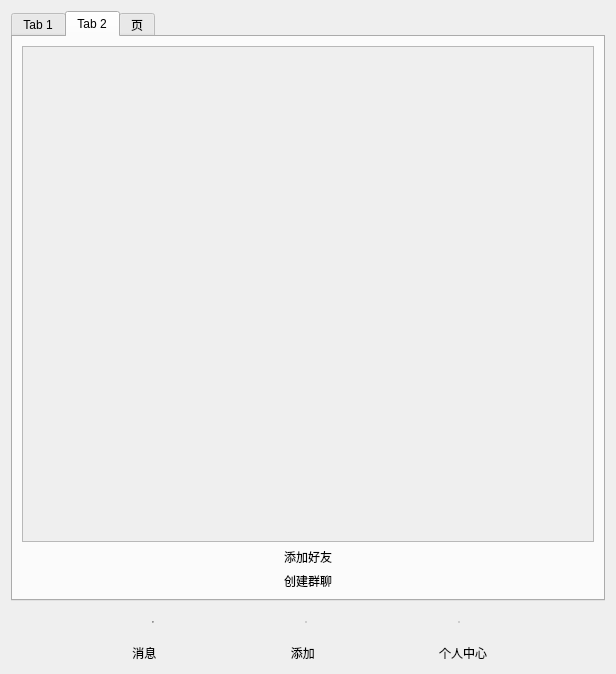
<?xml version="1.0" encoding="UTF-8"?>
<ui version="4.0">
 <class>ordinaryWidget</class>
 <widget class="QWidget" name="ordinaryWidget">
  <property name="geometry">
   <rect>
    <x>0</x>
    <y>0</y>
    <width>616</width>
    <height>674</height>
   </rect>
  </property>
  <property name="windowTitle">
   <string>Form</string>
  </property>
  <layout class="QVBoxLayout" name="verticalLayout">
   <item>
    <widget class="QTabWidget" name="tabWidget">
     <property name="styleSheet">
      <string notr="true"/>
     </property>
     <property name="tabShape">
      <enum>QTabWidget::Rounded</enum>
     </property>
     <property name="currentIndex">
      <number>1</number>
     </property>
     <property name="elideMode">
      <enum>Qt::ElideLeft</enum>
     </property>
     <property name="tabBarAutoHide">
      <bool>false</bool>
     </property>
     <widget class="QWidget" name="tab">
      <attribute name="title">
       <string>Tab 1</string>
      </attribute>
      <layout class="QGridLayout" name="gridLayout">
       <item row="0" column="0">
        <widget class="QSplitter" name="splitter_4">
         <property name="orientation">
          <enum>Qt::Horizontal</enum>
         </property>
         <widget class="QScrollArea" name="friendlistarea">
          <property name="widgetResizable">
           <bool>true</bool>
          </property>
          <widget class="QWidget" name="scrollAreaWidgetContents_3">
           <property name="geometry">
            <rect>
             <x>0</x>
             <y>0</y>
             <width>85</width>
             <height>532</height>
            </rect>
           </property>
          </widget>
         </widget>
         <widget class="QSplitter" name="splitter_3">
          <property name="orientation">
           <enum>Qt::Vertical</enum>
          </property>
          <widget class="QLabel" name="dialoglabel">
           <property name="text">
            <string>TextLabel</string>
           </property>
           <property name="alignment">
            <set>Qt::AlignCenter</set>
           </property>
          </widget>
          <widget class="QSplitter" name="splitter_2">
           <property name="orientation">
            <enum>Qt::Vertical</enum>
           </property>
           <widget class="QSplitter" name="splitter">
            <property name="orientation">
             <enum>Qt::Vertical</enum>
            </property>
            <widget class="QScrollArea" name="messagelistarea">
             <property name="widgetResizable">
              <bool>true</bool>
             </property>
             <widget class="QWidget" name="scrollAreaWidgetContents_2">
              <property name="geometry">
               <rect>
                <x>0</x>
                <y>0</y>
                <width>471</width>
                <height>345</height>
               </rect>
              </property>
             </widget>
            </widget>
            <widget class="QPlainTextEdit" name="messageedit">
             <property name="maximumSize">
              <size>
               <width>16777215</width>
               <height>70</height>
              </size>
             </property>
            </widget>
           </widget>
           <widget class="QGroupBox" name="groupBox">
            <property name="maximumSize">
             <size>
              <width>16777215</width>
              <height>70</height>
             </size>
            </property>
            <property name="title">
             <string/>
            </property>
            <layout class="QHBoxLayout" name="horizontalLayout_5">
             <property name="leftMargin">
              <number>0</number>
             </property>
             <property name="topMargin">
              <number>0</number>
             </property>
             <property name="rightMargin">
              <number>0</number>
             </property>
             <property name="bottomMargin">
              <number>0</number>
             </property>
             <item>
              <spacer name="horizontalSpacer_11">
               <property name="orientation">
                <enum>Qt::Horizontal</enum>
               </property>
               <property name="sizeHint" stdset="0">
                <size>
                 <width>402</width>
                 <height>20</height>
                </size>
               </property>
              </spacer>
             </item>
             <item>
              <widget class="QPushButton" name="sendbutton">
               <property name="text">
                <string>发送</string>
               </property>
              </widget>
             </item>
            </layout>
           </widget>
          </widget>
         </widget>
        </widget>
       </item>
      </layout>
     </widget>
     <widget class="QWidget" name="tab_2">
      <attribute name="title">
       <string>Tab 2</string>
      </attribute>
      <layout class="QVBoxLayout" name="verticalLayout_2">
       <item>
        <widget class="QScrollArea" name="sysscrollArea">
         <property name="widgetResizable">
          <bool>true</bool>
         </property>
         <widget class="QWidget" name="scrollAreaWidgetContents">
          <property name="geometry">
           <rect>
            <x>0</x>
            <y>0</y>
            <width>564</width>
            <height>488</height>
           </rect>
          </property>
         </widget>
        </widget>
       </item>
       <item>
        <widget class="QLabel" name="addfriendlabel">
         <property name="text">
          <string>添加好友</string>
         </property>
         <property name="textFormat">
          <enum>Qt::PlainText</enum>
         </property>
         <property name="alignment">
          <set>Qt::AlignCenter</set>
         </property>
        </widget>
       </item>
       <item>
        <widget class="QLabel" name="creategruop">
         <property name="text">
          <string>创建群聊</string>
         </property>
         <property name="alignment">
          <set>Qt::AlignCenter</set>
         </property>
        </widget>
       </item>
      </layout>
     </widget>
     <widget class="QWidget" name="tab_3">
      <property name="styleSheet">
       <string notr="true"/>
      </property>
      <attribute name="title">
       <string>页</string>
      </attribute>
      <layout class="QVBoxLayout" name="verticalLayout_3">
       <property name="spacing">
        <number>0</number>
       </property>
       <item>
        <layout class="QHBoxLayout" name="horizontalLayout_3">
         <property name="spacing">
          <number>0</number>
         </property>
         <item>
          <widget class="QWidget" name="widget" native="true">
           <property name="styleSheet">
            <string notr="true">QWidget{
 border: 3px,solid blue;
}</string>
           </property>
           <layout class="QHBoxLayout" name="horizontalLayout_4">
            <property name="sizeConstraint">
             <enum>QLayout::SetNoConstraint</enum>
            </property>
            <item>
             <widget class="QLabel" name="Pixlabel">
              <property name="minimumSize">
               <size>
                <width>100</width>
                <height>100</height>
               </size>
              </property>
              <property name="styleSheet">
               <string notr="true">QLabel
{
	border-radius:50px;
	min-width:100px;
	min-heigth:100px;
}</string>
              </property>
              <property name="text">
               <string/>
              </property>
             </widget>
            </item>
            <item>
             <spacer name="horizontalSpacer_10">
              <property name="orientation">
               <enum>Qt::Horizontal</enum>
              </property>
              <property name="sizeType">
               <enum>QSizePolicy::Preferred</enum>
              </property>
              <property name="sizeHint" stdset="0">
               <size>
                <width>30</width>
                <height>20</height>
               </size>
              </property>
             </spacer>
            </item>
            <item>
             <layout class="QVBoxLayout" name="verticalLayout_4">
              <item>
               <spacer name="verticalSpacer">
                <property name="orientation">
                 <enum>Qt::Vertical</enum>
                </property>
                <property name="sizeType">
                 <enum>QSizePolicy::Preferred</enum>
                </property>
                <property name="sizeHint" stdset="0">
                 <size>
                  <width>20</width>
                  <height>15</height>
                 </size>
                </property>
               </spacer>
              </item>
              <item>
               <widget class="QLabel" name="nameLabel">
                <property name="font">
                 <font>
                  <pointsize>17</pointsize>
                 </font>
                </property>
                <property name="text">
                 <string>LUMOS!</string>
                </property>
               </widget>
              </item>
              <item>
               <widget class="QLabel" name="aplabel">
                <property name="font">
                 <font>
                  <pointsize>12</pointsize>
                 </font>
                </property>
                <property name="text">
                 <string>山西娘子火电厂</string>
                </property>
               </widget>
              </item>
              <item>
               <widget class="QLabel" name="signlabel">
                <property name="font">
                 <font>
                  <pointsize>13</pointsize>
                 </font>
                </property>
                <property name="text">
                 <string>❤️☠️🤖</string>
                </property>
               </widget>
              </item>
             </layout>
            </item>
            <item>
             <spacer name="horizontalSpacer_9">
              <property name="orientation">
               <enum>Qt::Horizontal</enum>
              </property>
              <property name="sizeHint" stdset="0">
               <size>
                <width>40</width>
                <height>20</height>
               </size>
              </property>
             </spacer>
            </item>
           </layout>
          </widget>
         </item>
        </layout>
       </item>
       <item>
        <widget class="QWidget" name="widget_2" native="true">
         <property name="styleSheet">
          <string notr="true"/>
         </property>
         <layout class="QGridLayout" name="gridLayout_2">
          <property name="leftMargin">
           <number>0</number>
          </property>
          <property name="topMargin">
           <number>11</number>
          </property>
          <property name="rightMargin">
           <number>0</number>
          </property>
          <property name="bottomMargin">
           <number>0</number>
          </property>
          <item row="0" column="0">
           <widget class="QLabel" name="uncertaintylabel">
            <property name="styleSheet">
             <string notr="true">QWidget
{
background-color:rgb(41, 144, 160)
};</string>
            </property>
            <property name="text">
             <string>TextLabel</string>
            </property>
           </widget>
          </item>
         </layout>
        </widget>
       </item>
       <item>
        <widget class="QWidget" name="widget_3" native="true">
         <property name="maximumSize">
          <size>
           <width>16777215</width>
           <height>50</height>
          </size>
         </property>
         <property name="styleSheet">
          <string notr="true"/>
         </property>
         <layout class="QHBoxLayout" name="horizontalLayout_6">
          <item>
           <spacer name="horizontalSpacer_12">
            <property name="orientation">
             <enum>Qt::Horizontal</enum>
            </property>
            <property name="sizeHint" stdset="0">
             <size>
              <width>40</width>
              <height>20</height>
             </size>
            </property>
           </spacer>
          </item>
          <item>
           <widget class="QPushButton" name="pushButton">
            <property name="text">
             <string>修改</string>
            </property>
           </widget>
          </item>
         </layout>
        </widget>
       </item>
      </layout>
     </widget>
    </widget>
   </item>
   <item>
    <layout class="QHBoxLayout" name="horizontalLayout">
     <item>
      <spacer name="horizontalSpacer">
       <property name="orientation">
        <enum>Qt::Horizontal</enum>
       </property>
       <property name="sizeHint" stdset="0">
        <size>
         <width>40</width>
         <height>20</height>
        </size>
       </property>
      </spacer>
     </item>
     <item>
      <widget class="QRadioButton" name="radioButton">
       <property name="minimumSize">
        <size>
         <width>0</width>
         <height>30</height>
        </size>
       </property>
       <property name="maximumSize">
        <size>
         <width>16777215</width>
         <height>30</height>
        </size>
       </property>
       <property name="styleSheet">
        <string notr="true">QRadioButton::indicator {
   width: 0px;
   height: 0px;
}</string>
       </property>
       <property name="text">
        <string/>
       </property>
       <property name="icon">
        <iconset resource="res.qrc">
         <normaloff>:/res/messagechecked.png</normaloff>:/res/messagechecked.png</iconset>
       </property>
       <property name="iconSize">
        <size>
         <width>30</width>
         <height>30</height>
        </size>
       </property>
       <property name="checked">
        <bool>true</bool>
       </property>
      </widget>
     </item>
     <item>
      <spacer name="horizontalSpacer_2">
       <property name="orientation">
        <enum>Qt::Horizontal</enum>
       </property>
       <property name="sizeHint" stdset="0">
        <size>
         <width>40</width>
         <height>20</height>
        </size>
       </property>
      </spacer>
     </item>
     <item>
      <widget class="QRadioButton" name="radioButton_2">
       <property name="minimumSize">
        <size>
         <width>0</width>
         <height>30</height>
        </size>
       </property>
       <property name="styleSheet">
        <string notr="true">QRadioButton::indicator {
   width: 0px;
   height: 0px;
}</string>
       </property>
       <property name="text">
        <string/>
       </property>
       <property name="icon">
        <iconset resource="res.qrc">
         <normaloff>:/res/add2.png</normaloff>:/res/add2.png</iconset>
       </property>
       <property name="iconSize">
        <size>
         <width>30</width>
         <height>30</height>
        </size>
       </property>
      </widget>
     </item>
     <item>
      <spacer name="horizontalSpacer_3">
       <property name="orientation">
        <enum>Qt::Horizontal</enum>
       </property>
       <property name="sizeHint" stdset="0">
        <size>
         <width>40</width>
         <height>20</height>
        </size>
       </property>
      </spacer>
     </item>
     <item>
      <widget class="QRadioButton" name="radioButton_3">
       <property name="minimumSize">
        <size>
         <width>0</width>
         <height>30</height>
        </size>
       </property>
       <property name="styleSheet">
        <string notr="true">QRadioButton::indicator {
   width: 0px;
   height: 0px;
}</string>
       </property>
       <property name="text">
        <string/>
       </property>
       <property name="icon">
        <iconset resource="res.qrc">
         <normaloff>:/res/person.png</normaloff>:/res/person.png</iconset>
       </property>
       <property name="iconSize">
        <size>
         <width>30</width>
         <height>30</height>
        </size>
       </property>
       <property name="checkable">
        <bool>true</bool>
       </property>
       <property name="checked">
        <bool>false</bool>
       </property>
      </widget>
     </item>
     <item>
      <spacer name="horizontalSpacer_4">
       <property name="orientation">
        <enum>Qt::Horizontal</enum>
       </property>
       <property name="sizeHint" stdset="0">
        <size>
         <width>40</width>
         <height>20</height>
        </size>
       </property>
      </spacer>
     </item>
    </layout>
   </item>
   <item>
    <layout class="QHBoxLayout" name="horizontalLayout_2">
     <item>
      <spacer name="horizontalSpacer_5">
       <property name="orientation">
        <enum>Qt::Horizontal</enum>
       </property>
       <property name="sizeHint" stdset="0">
        <size>
         <width>40</width>
         <height>20</height>
        </size>
       </property>
      </spacer>
     </item>
     <item>
      <widget class="QLabel" name="label_2">
       <property name="text">
        <string> 消息</string>
       </property>
      </widget>
     </item>
     <item>
      <spacer name="horizontalSpacer_6">
       <property name="orientation">
        <enum>Qt::Horizontal</enum>
       </property>
       <property name="sizeHint" stdset="0">
        <size>
         <width>40</width>
         <height>20</height>
        </size>
       </property>
      </spacer>
     </item>
     <item>
      <widget class="QLabel" name="label_3">
       <property name="text">
        <string>   添加</string>
       </property>
      </widget>
     </item>
     <item>
      <spacer name="horizontalSpacer_7">
       <property name="orientation">
        <enum>Qt::Horizontal</enum>
       </property>
       <property name="sizeHint" stdset="0">
        <size>
         <width>40</width>
         <height>20</height>
        </size>
       </property>
      </spacer>
     </item>
     <item>
      <widget class="QLabel" name="label_4">
       <property name="palette">
        <palette>
         <active>
          <colorrole role="Text">
           <brush brushstyle="SolidPattern">
            <color alpha="255">
             <red>0</red>
             <green>85</green>
             <blue>255</blue>
            </color>
           </brush>
          </colorrole>
          <colorrole role="PlaceholderText">
           <brush brushstyle="SolidPattern">
            <color alpha="128">
             <red>0</red>
             <green>85</green>
             <blue>255</blue>
            </color>
           </brush>
          </colorrole>
         </active>
         <inactive>
          <colorrole role="Text">
           <brush brushstyle="SolidPattern">
            <color alpha="255">
             <red>0</red>
             <green>85</green>
             <blue>255</blue>
            </color>
           </brush>
          </colorrole>
          <colorrole role="PlaceholderText">
           <brush brushstyle="SolidPattern">
            <color alpha="128">
             <red>0</red>
             <green>85</green>
             <blue>255</blue>
            </color>
           </brush>
          </colorrole>
         </inactive>
         <disabled>
          <colorrole role="Text">
           <brush brushstyle="SolidPattern">
            <color alpha="255">
             <red>120</red>
             <green>120</green>
             <blue>120</blue>
            </color>
           </brush>
          </colorrole>
          <colorrole role="PlaceholderText">
           <brush brushstyle="SolidPattern">
            <color alpha="128">
             <red>0</red>
             <green>0</green>
             <blue>0</blue>
            </color>
           </brush>
          </colorrole>
         </disabled>
        </palette>
       </property>
       <property name="text">
        <string>个人中心</string>
       </property>
      </widget>
     </item>
     <item>
      <spacer name="horizontalSpacer_8">
       <property name="orientation">
        <enum>Qt::Horizontal</enum>
       </property>
       <property name="sizeHint" stdset="0">
        <size>
         <width>40</width>
         <height>20</height>
        </size>
       </property>
      </spacer>
     </item>
    </layout>
   </item>
  </layout>
 </widget>
 <resources>
  <include location="res.qrc"/>
 </resources>
 <connections/>
</ui>
